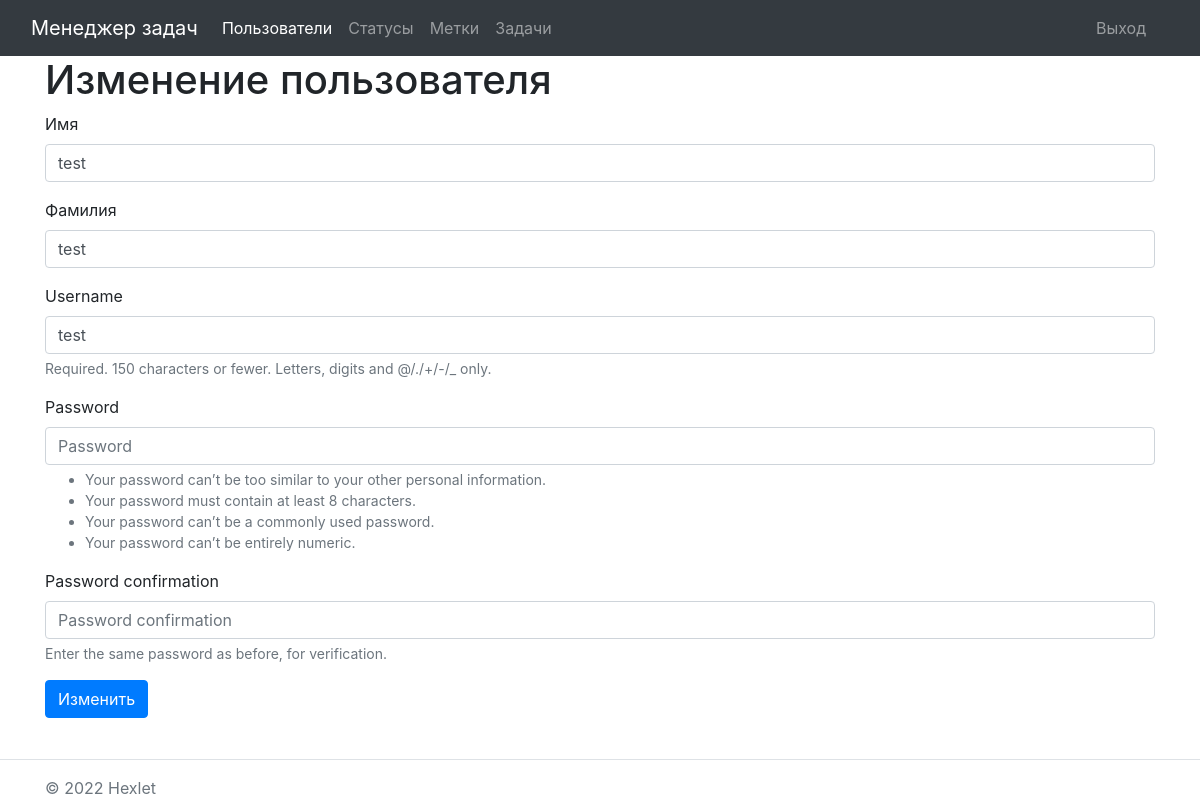
The app's page /users/1/update/ (signed in) with its own data.
### task_manager/users/models.py (models this page shows, shortened)
class ExampleUser(AbstractUser):
    created_at = models.DateTimeField(auto_now_add=True)

### task_manager/users/views.py (the view)
# urls.py: path('<int:pk>/update/', UserUpdateView.as_view(), name='user_update'),
class UserUpdateView(LoginRequired, AccessRequired, SuccessMessageMixin, UpdateView):
    model = ExampleUser
    form_class = UserRegistrationForm
    template_name = "registration/user_update.html"
    template_name_suffix = '_update_form'
    success_url = '/users/'
    success_message = _('Пользователь успешно изменён')
    def get_context_data(self, **kwargs):
        context = super(UserUpdateView, self).get_context_data(**kwargs)
        context['btn_name'] = _('Изменить')
        return context

### task_manager/users/forms.py
class UserRegistrationForm(UserCreationForm):
    first_name = forms.CharField(required=True, label=_('Имя'))
    last_name = forms.CharField(required=True, label=_('Фамилия'))
    class Meta(UserCreationForm.Meta):
        model = ExampleUser
        fields = ('first_name', 'last_name') + UserCreationForm.Meta.fields

### task_manager/core/permissions.py (called while the page is built)
    def dispatch(self, request, *args, **kwargs):
        if not request.user.is_authenticated:
            messages.error(request, self.get_login_message)
            return redirect(self.login_url)
        return super().dispatch(request, *args, **kwargs)

    def has_permission(self):
        logged_user = self.get_object()
        user = self.request.user
        return user.id == logged_user.id

    def dispatch(self, request, *args, **kwargs):
        if not self.has_permission():
            messages.error(request, self.denied_message)
            return redirect(request.META.get('HTTP_REFERER'))
        return super().dispatch(request, *args, **kwargs)

### task_manager/templates/registration/user_update.html
{% extends 'base.html' %}
{% load i18n %}
{% block content %}
    <h1>{% trans 'Изменение пользователя' %}</h1>
    {% include 'form.html' %}
{% endblock content %}

### task_manager/templates/form.html (shortened to what this page needs)
{% load bootstrap4 %}
<form action="." method="post" class="form">
    {% bootstrap_form form %}
    {% buttons %}
    <button type="submit" class="btn btn-primary">
        {{ btn_name }}
    </button>
    {% endbuttons %}
</form>

### records on screen
ExampleUser: first_name "test", last_name "test", username "test"

### other values on screen
{{ btn_name }} "Изменить"
